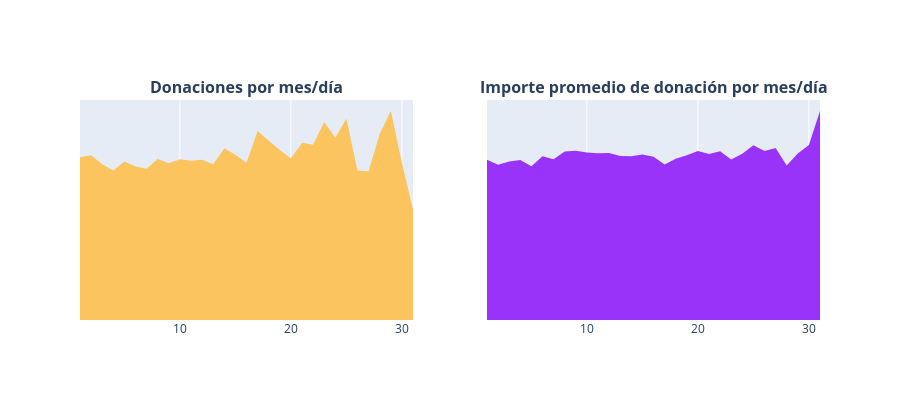

Notebook code cell kept with this figure:
### Markdown cell above
> - El mayor número de donaciones se recibe en el mes de **agosto con 577,274 donaciones**, seguido por el mes de **septiembre con 518,908 donaciones**, mientras que el menor número de donaciones se recibe en el mes de **junio con un total de 191,221 donaciones** y en el mes de **mayo con un total de 243,440 donaciones**, probablemente debido al verano y la época de vacaciones. El monto promedio de donación más alto se recibe en el mes de diciembre con **USD 80**, mientras que el menor es en el mes de julio con un total de **USD 51**. En general, el monto promedio de donación por año es cercano a los USD 59.

### Donaciones por día del mes 
- 3.4.5 Número de donaciones por día del mes 
- 3.4.6 Promedio de donaciones por día del mes

### Code cell
# --- CORRECCIÓN EN EL GROUPBY (Asegurando nombres correctos de tus columnas de fecha) ---
t4 = donations_df.groupby('Donation Day').agg({'Donation Year': 'count', 'Donation Amount': 'mean'}).reset_index()
t4.columns = ['Donation Day', 'Total Donations', 'Average Amount']

x = t4['Donation Day']
y1 = t4['Total Donations']
y2 = t4['Average Amount']

# Creación de los trazos para las gráficas de área
trace1 = go.Scatter(x=x, y=y1, fill='tozeroy', fillcolor='#fcc45f', mode='none')
trace2 = go.Scatter(x=x, y=y2, fill='tozeroy', fillcolor='#9933f9', mode='none')

# --- CORRECCIÓN DE PLOTLY: Se eliminó 'tools.' ---
fig = make_subplots(rows=1, cols=2, print_grid=False, subplot_titles=['<b>Donaciones por mes/día</b>', '<b>Importe promedio de donación por mes/día</b>'])

fig.append_trace(trace1, 1, 1)
fig.append_trace(trace2, 1, 2)

# --- CORRECCIÓN DE LAYOUT: Se eliminó 'autotick' para evitar el ValueError ---
fig['layout'].update(
    height=400, 
    showlegend=False, 
    yaxis=dict(
        autorange=True,
        showgrid=False,
        zeroline=False,
        showline=False,
        ticks='',
        showticklabels=False
    ), 
    yaxis2=dict(
        autorange=True,
        showgrid=False,
        zeroline=False,
        showline=False,
        ticks='',
        showticklabels=False
    )
)

# Mostrar gráfica
iplot(fig)

### Figure 1 — Plotly figure (JSON) as saved in the notebook; plotly's stock layout.template omitted (floating-point values rounded to 4 significant figures)
{"data": [{"fill": "tozeroy", "fillcolor": "#fcc45f", "mode": "none", "type": "scatter", "x": [1, 2, 3, 4, 5, 6, 7, 8, 9, 10, 11, 12, 13, 14, 15, 16, 17, 18, 19, 20, 21, 22, 23, 24, 25, 26, 27, 28, 29, 30, 31], "xaxis": "x", "y": [148367, 150401, 142183, 136390, 144524, 140060, 137974, 146903, 143097, 146565, 145190, 146144, 141993, 156585, 150691, 143548, 172462, 163527, 154976, 147321, 161694, 159948, 180593, 166322, 183568, 136387, 135742, 169713, 190655, 143561, 100800], "yaxis": "y"}, {"fill": "tozeroy", "fillcolor": "#9933f9", "mode": "none", "type": "scatter", "x": [1, 2, 3, 4, 5, 6, 7, 8, 9, 10, 11, 12, 13, 14, 15, 16, 17, 18, 19, 20, 21, 22, 23, 24, 25, 26, 27, 28, 29, 30, 31], "xaxis": "x2", "y": [58.83, 57.01, 58.15, 58.69, 56.41, 60.07, 58.97, 61.8, 62.14, 61.51, 61.22, 61.29, 60.21, 60.1, 60.7, 59.91, 57.05, 59.2, 60.44, 61.99, 60.94, 61.96, 58.94, 60.97, 64.16, 62.02, 63.09, 56.71, 61.13, 64.19, 76.7], "yaxis": "y2"}], "layout": {"annotations": [{"font": {"size": 16}, "showarrow": false, "text": "<b>Donaciones por mes/día</b>", "x": 0.225, "xanchor": "center", "xref": "paper", "y": 1, "yanchor": "bottom", "yref": "paper"}, {"font": {"size": 16}, "showarrow": false, "text": "<b>Importe promedio de donación por mes/día</b>", "x": 0.775, "xanchor": "center", "xref": "paper", "y": 1, "yanchor": "bottom", "yref": "paper"}], "height": 400, "showlegend": false, "xaxis": {"anchor": "y", "domain": [0, 0.45]}, "xaxis2": {"anchor": "y2", "domain": [0.55, 1]}, "yaxis": {"anchor": "x", "autorange": true, "domain": [0, 1], "showgrid": false, "showline": false, "showticklabels": false, "ticks": "", "zeroline": false}, "yaxis2": {"anchor": "x2", "autorange": true, "domain": [0, 1], "showgrid": false, "showline": false, "showticklabels": false, "ticks": "", "zeroline": false}}}
